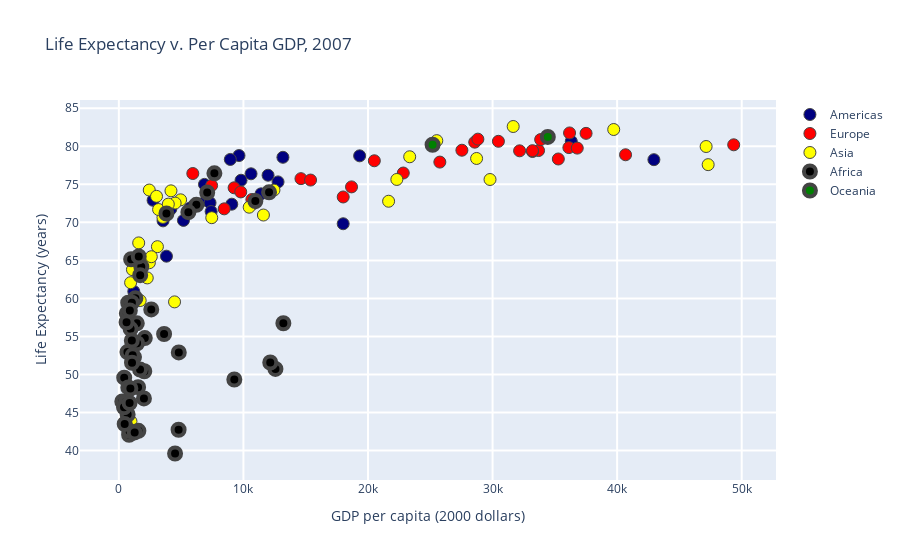

The notebook cell saved with this chart:
### Code cell
iplot(fig_comp)

### Figure 1 — Plotly figure (JSON) as saved in the notebook; plotly's stock layout.template omitted (floating-point values rounded to 4 significant figures)
{"data": [{"marker": {"color": "navy", "line": {"width": 1}, "size": 12}, "mode": "markers", "name": "Americas", "text": ["Argentina", "Bolivia", "Brazil", "Canada", "Chile", "Colombia", "Costa Rica", "Cuba", "Dominican Republic", "Ecuador", "El Salvador", "Guatemala", "Haiti", "Honduras", "Jamaica", "Mexico", "Nicaragua", "Panama", "Paraguay", "Peru", "Puerto Rico", "Trinidad and Tobago", "United States", "Uruguay", "Venezuela"], "type": "scatter", "x": [12780.0, 3822.0, 9066.0, 36320.0, 13170.0, 7007.0, 9645.0, 8948.0, 6025.0, 6873.0, 5728.0, 5186.0, 1202.0, 3548.0, 7321.0, 11980.0, 2749.0, 9809.0, 4173.0, 7409.0, 19330.0, 18010.0, 42950.0, 10610.0, 11420.0], "y": [75.32, 65.55, 72.39, 80.65, 78.55, 72.89, 78.78, 78.27, 72.23, 74.99, 71.88, 70.26, 60.92, 70.2, 72.57, 76.19, 72.9, 75.54, 71.75, 71.42, 78.75, 69.82, 78.24, 76.38, 73.75]}, {"marker": {"color": "red", "line": {"width": 1}, "size": 12}, "mode": "markers", "name": "Europe", "text": ["Albania", "Austria", "Belgium", "Bosnia and Herzegovina", "Bulgaria", "Croatia", "Czech Republic", "Denmark", "Finland", "France", "Germany", "Greece", "Hungary", "Iceland", "Ireland", "Italy", "Montenegro", "Netherlands", "Norway", "Poland", "Portugal", "Romania", "Serbia", "Slovak Republic", "Slovenia", "Spain", "Sweden", "Switzerland", "Turkey", "United Kingdom"], "type": "scatter", "x": [5937.0, 36130.0, 33690.0, 7446.0, 10680.0, 14620.0, 22830.0, 35280.0, 33210.0, 30470.0, 32170.0, 27540.0, 18010.0, 36180.0, 40680.0, 28570.0, 9254.0, 36800.0, 49360.0, 15390.0, 20510.0, 10810.0, 9787.0, 18680.0, 25770.0, 28820.0, 33860.0, 37510.0, 8458.0, 33200.0], "y": [76.42, 79.83, 79.44, 74.85, 73.0, 75.75, 76.49, 78.33, 79.31, 80.66, 79.41, 79.48, 73.34, 81.76, 78.89, 80.55, 74.54, 79.76, 80.2, 75.56, 78.1, 72.48, 74.0, 74.66, 77.93, 80.94, 80.88, 81.7, 71.78, 79.42]}, {"marker": {"color": "yellow", "line": {"width": 1}, "size": 12}, "mode": "markers", "name": "Asia", "text": ["Afghanistan", "Bahrain", "Bangladesh", "Cambodia", "China", "Hong Kong, China", "India", "Indonesia", "Iran", "Iraq", "Israel", "Japan", "Jordan", "Korea, Dem. Rep.", "Korea, Rep.", "Kuwait", "Lebanon", "Malaysia", "Mongolia", "Myanmar", "Nepal", "Oman", "Pakistan", "Philippines", "Saudi Arabia", "Singapore", "Sri Lanka", "Syria", "Taiwan", "Thailand", "Vietnam", "West Bank and Gaza", "Yemen, Rep."], "type": "scatter", "x": [974.6, 29800.0, 1391.0, 1714.0, 4959.0, 39720.0, 2452.0, 3541.0, 11610.0, 4471.0, 25520.0, 31660.0, 4519.0, 1593.0, 23350.0, 47310.0, 10460.0, 12450.0, 3096.0, 944, 1091.0, 22320.0, 2606.0, 3190.0, 21650.0, 47140.0, 3970.0, 4185.0, 28720.0, 7458.0, 2442.0, 3025.0, 2281.0], "y": [43.83, 75.64, 64.06, 59.72, 72.96, 82.21, 64.7, 70.65, 70.96, 59.55, 80.75, 82.6, 72.53, 67.3, 78.62, 77.59, 71.99, 74.24, 66.8, 62.07, 63.78, 75.64, 65.48, 71.69, 72.78, 79.97, 72.4, 74.14, 78.4, 70.62, 74.25, 73.42, 62.7]}, {"marker": {"color": "black", "line": {"width": 4}, "size": 12}, "mode": "markers", "name": "Africa", "text": ["Algeria", "Angola", "Benin", "Botswana", "Burkina Faso", "Burundi", "Cameroon", "Central African Republic", "Chad", "Comoros", "Congo, Dem. Rep.", "Congo, Rep.", "Cote d'Ivoire", "Djibouti", "Egypt", "Equatorial Guinea", "Eritrea", "Ethiopia", "Gabon", "Gambia", "Ghana", "Guinea", "Guinea-Bissau", "Kenya", "Lesotho", "Liberia", "Libya", "Madagascar", "Malawi", "Mali", "Mauritania", "Mauritius", "Morocco", "Mozambique", "Namibia", "Niger", "Nigeria", "Reunion", "Rwanda", "Sao Tome and Principe", "Senegal", "Sierra Leone", "Somalia", "South Africa", "Sudan", "Swaziland", "Tanzania", "Togo", "Tunisia", "Uganda", "Zambia", "Zimbabwe"], "type": "scatter", "x": [6223.0, 4797.0, 1441.0, 12570.0, 1217.0, 430.1, 2042.0, 706.0, 1704.0, 986.1, 277.6, 3633.0, 1545.0, 2082.0, 5581.0, 12150.0, 641.4, 690.8, 13210.0, 752.7, 1328.0, 942.7, 579.2, 1463.0, 1569.0, 414.5, 12060.0, 1045.0, 759.3, 1043.0, 1803.0, 10960.0, 3820.0, 823.7, 4811.0, 619.7, 2014.0, 7670.0, 863.1, 1598.0, 1712.0, 862.5, 926.1, 9270.0, 2602.0, 4513.0, 1107.0, 883.0, 7093.0, 1056.0, 1271.0, 469.7], "y": [72.3, 42.73, 56.73, 50.73, 52.3, 49.58, 50.43, 44.74, 50.65, 65.15, 46.46, 55.32, 48.33, 54.79, 71.34, 51.58, 58.04, 52.95, 56.73, 59.45, 60.02, 56.01, 46.39, 54.11, 42.59, 45.68, 73.95, 59.44, 48.3, 54.47, 64.16, 72.8, 71.16, 42.08, 52.91, 56.87, 46.86, 76.44, 46.24, 65.53, 63.06, 42.57, 48.16, 49.34, 58.56, 39.61, 52.52, 58.42, 73.92, 51.54, 42.38, 43.49]}, {"marker": {"color": "green", "line": {"width": 4}, "size": 12}, "mode": "markers", "name": "Oceania", "text": ["Australia", "New Zealand"], "type": "scatter", "x": [34440.0, 25190.0], "y": [81.23, 80.2]}], "layout": {"hovermode": "closest", "title": {"text": "Life Expectancy v. Per Capita GDP, 2007"}, "xaxis": {"gridwidth": 2, "ticklen": 5, "title": {"text": "GDP per capita (2000 dollars)"}, "zeroline": false}, "yaxis": {"gridwidth": 2, "ticklen": 5, "title": {"text": "Life Expectancy (years)"}}}}
